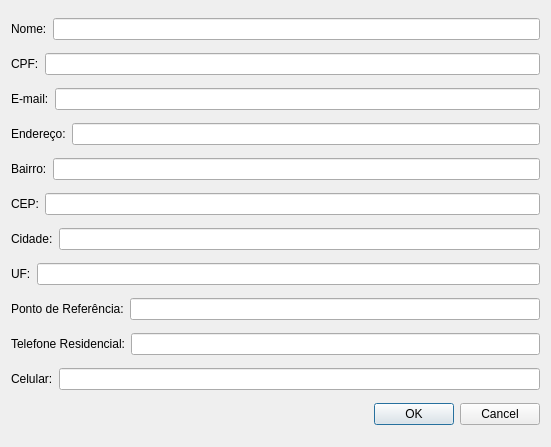
<?xml version="1.0" encoding="UTF-8"?>
<ui version="4.0">
 <class>CadastroClienteDialog</class>
 <widget class="QDialog" name="CadastroClienteDialog">
  <property name="geometry">
   <rect>
    <x>0</x>
    <y>0</y>
    <width>551</width>
    <height>447</height>
   </rect>
  </property>
  <property name="windowTitle">
   <string>Dialog</string>
  </property>
  <layout class="QGridLayout" name="gridLayout">
   <item row="0" column="0">
    <layout class="QHBoxLayout" name="horizontalLayout">
     <item>
      <widget class="QLabel" name="nomeLabel">
       <property name="text">
        <string>Nome:</string>
       </property>
      </widget>
     </item>
     <item>
      <widget class="QLineEdit" name="nomeLineEdit"/>
     </item>
    </layout>
   </item>
   <item row="1" column="0">
    <layout class="QHBoxLayout" name="horizontalLayout_2">
     <item>
      <widget class="QLabel" name="cpfLabel">
       <property name="text">
        <string>CPF:</string>
       </property>
      </widget>
     </item>
     <item>
      <widget class="QLineEdit" name="cpfLineEdit"/>
     </item>
    </layout>
   </item>
   <item row="2" column="0">
    <layout class="QHBoxLayout" name="horizontalLayout_9">
     <item>
      <widget class="QLabel" name="emailLabel">
       <property name="text">
        <string>E-mail:</string>
       </property>
      </widget>
     </item>
     <item>
      <widget class="QLineEdit" name="emailLineEdit"/>
     </item>
    </layout>
   </item>
   <item row="3" column="0">
    <layout class="QHBoxLayout" name="horizontalLayout_4">
     <item>
      <widget class="QLabel" name="enderecoLabel">
       <property name="text">
        <string>Endereço:</string>
       </property>
      </widget>
     </item>
     <item>
      <widget class="QLineEdit" name="enderecoLineEdit"/>
     </item>
    </layout>
   </item>
   <item row="4" column="0">
    <layout class="QHBoxLayout" name="horizontalLayout_3">
     <item>
      <widget class="QLabel" name="bairroLabel">
       <property name="text">
        <string>Bairro:</string>
       </property>
      </widget>
     </item>
     <item>
      <widget class="QLineEdit" name="bairroLineEdit"/>
     </item>
    </layout>
   </item>
   <item row="5" column="0">
    <layout class="QHBoxLayout" name="horizontalLayout_5">
     <item>
      <widget class="QLabel" name="cepLabel">
       <property name="text">
        <string>CEP:</string>
       </property>
      </widget>
     </item>
     <item>
      <widget class="QLineEdit" name="cepLineEdit"/>
     </item>
    </layout>
   </item>
   <item row="6" column="0">
    <layout class="QHBoxLayout" name="horizontalLayout_10">
     <item>
      <widget class="QLabel" name="cidadeLabel">
       <property name="text">
        <string>Cidade:</string>
       </property>
      </widget>
     </item>
     <item>
      <widget class="QLineEdit" name="cidadeLineEdit"/>
     </item>
    </layout>
   </item>
   <item row="7" column="0">
    <layout class="QHBoxLayout" name="horizontalLayout_11">
     <item>
      <widget class="QLabel" name="ufLabel">
       <property name="text">
        <string>UF:</string>
       </property>
      </widget>
     </item>
     <item>
      <widget class="QLineEdit" name="ufLineEdit"/>
     </item>
    </layout>
   </item>
   <item row="8" column="0">
    <layout class="QHBoxLayout" name="horizontalLayout_8">
     <item>
      <widget class="QLabel" name="pontoDeReferenciaLabel">
       <property name="text">
        <string>Ponto de Referência:</string>
       </property>
      </widget>
     </item>
     <item>
      <widget class="QLineEdit" name="pontoDeReferenciaLineEdit"/>
     </item>
    </layout>
   </item>
   <item row="9" column="0">
    <layout class="QHBoxLayout" name="horizontalLayout_6">
     <item>
      <widget class="QLabel" name="telefoneResidencialLabel">
       <property name="text">
        <string>Telefone Residencial:</string>
       </property>
      </widget>
     </item>
     <item>
      <widget class="QLineEdit" name="telefoneResidencialLineEdit"/>
     </item>
    </layout>
   </item>
   <item row="10" column="0">
    <layout class="QHBoxLayout" name="horizontalLayout_7">
     <item>
      <widget class="QLabel" name="celularLabel">
       <property name="text">
        <string>Celular:</string>
       </property>
      </widget>
     </item>
     <item>
      <widget class="QLineEdit" name="celularLineEdit"/>
     </item>
    </layout>
   </item>
   <item row="11" column="0">
    <widget class="QDialogButtonBox" name="buttonBox">
     <property name="orientation">
      <enum>Qt::Horizontal</enum>
     </property>
     <property name="standardButtons">
      <set>QDialogButtonBox::Cancel|QDialogButtonBox::Ok</set>
     </property>
    </widget>
   </item>
  </layout>
 </widget>
 <resources/>
 <connections>
  <connection>
   <sender>buttonBox</sender>
   <signal>accepted()</signal>
   <receiver>CadastroClienteDialog</receiver>
   <slot>accept()</slot>
   <hints>
    <hint type="sourcelabel">
     <x>248</x>
     <y>254</y>
    </hint>
    <hint type="destinationlabel">
     <x>157</x>
     <y>274</y>
    </hint>
   </hints>
  </connection>
  <connection>
   <sender>buttonBox</sender>
   <signal>rejected()</signal>
   <receiver>CadastroClienteDialog</receiver>
   <slot>reject()</slot>
   <hints>
    <hint type="sourcelabel">
     <x>316</x>
     <y>260</y>
    </hint>
    <hint type="destinationlabel">
     <x>286</x>
     <y>274</y>
    </hint>
   </hints>
  </connection>
 </connections>
</ui>
